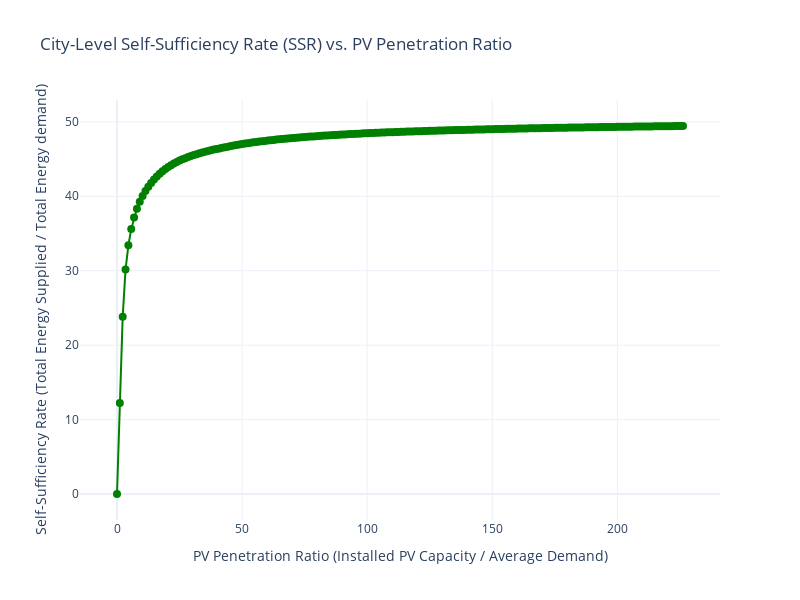

Notebook code cell kept with this figure:
### Code cell
# ---------------------------
# City-Level Annual SSR Analysis (PV Penetration Ratio)
# ---------------------------
# System parameters (ensure these match your case):
# Calculate the total PV production from city_pv_production (in kWh)
total_pv_power_production = city_pv_production.sum()

# Compute average production over the year (using 8760 hours/year)
average_pv_power_production = total_pv_power_production / 8760

# Calculate the total annual energy demand from city_consumption (in kWh)
total_energy_demand = city_consumption.sum()

# Compute average demand (kW) over the year (using 8760 hours/year)
average_demand = total_energy_demand / 8760

# Define the range of number of panels (absolute number) to analyze
num_panels_range = np.arange(0, 1e9, 5e6)  

# Initialize lists to store SSR values and PV penetration ratio
ssr_values = []
pv_penetration_ratio = []

# Loop over different numbers of panels
for num_panels in num_panels_range:
    installed_capacity = num_panels * average_pv_power_production
    ratio = installed_capacity / average_demand
    pv_penetration_ratio.append(ratio)

    total_energy_supplied_pv = 0.0
    
    for timestamp in city_consumption.index:
        consumption = city_consumption.loc[timestamp]  # kWh
        pv_production = city_pv_production.loc[timestamp] * num_panels * average_pv_power_production
        energy_supplied = min(pv_production, consumption)
        total_energy_supplied_pv += energy_supplied

    ssr = (total_energy_supplied_pv / total_energy_demand) * 100 if total_energy_demand > 0 else 0
    ssr_values.append(ssr)

# Plot SSR vs. PV Penetration Ratio with hover information
fig_ssr = go.Figure()

fig_ssr.add_trace(go.Scatter(
    x=pv_penetration_ratio,
    y=ssr_values,
    mode='lines+markers',
    name='SSR (%)',
    line=dict(color='green'),
    marker=dict(size=8),
    hovertemplate='<b>PV Penetration Ratio:</b> %{x:.4f}<br>'
                  '<b>SSR (%):</b> %{y:.2f}<br>'
                  '<b>Number of Panels:</b> %{customdata:,}',
    customdata=num_panels_range  # Pass number of panels as custom data for hover tooltips
))

fig_ssr.update_layout(
    title='City-Level Self-Sufficiency Rate (SSR) vs. PV Penetration Ratio',
    xaxis_title='PV Penetration Ratio (Installed PV Capacity / Average Demand)',
    yaxis_title='Self-Sufficiency Rate (Total Energy Supplied / Total Energy demand)',
    template='plotly_white',
    width=800,
    height=600,
    font=dict(size=12)
)

fig_ssr.show()

### Figure 1 — Plotly figure (JSON) as saved in the notebook; plotly's stock layout.template omitted (floating-point values rounded to 4 significant figures; data arrays with more than 128 entries replaced by an {"elided": "..."} marker saying what was removed)
{"data": [{"customdata": {"elided": "200 float values"}, "hovertemplate": "<b>PV Penetration Ratio:</b> %{x:.4f}<br><b>SSR (%):</b> %{y:.2f}<br><b>Number of Panels:</b> %{customdata:,}", "line": {"color": "green"}, "marker": {"size": 8}, "mode": "lines+markers", "name": "SSR (%)", "type": "scatter", "x": {"elided": "200 float values"}, "y": {"elided": "200 float values"}}], "layout": {"font": {"size": 12}, "height": 600, "title": {"text": "City-Level Self-Sufficiency Rate (SSR) vs. PV Penetration Ratio"}, "width": 800, "xaxis": {"title": {"text": "PV Penetration Ratio (Installed PV Capacity / Average Demand)"}}, "yaxis": {"title": {"text": "Self-Sufficiency Rate (Total Energy Supplied / Total Energy demand)"}}}}
